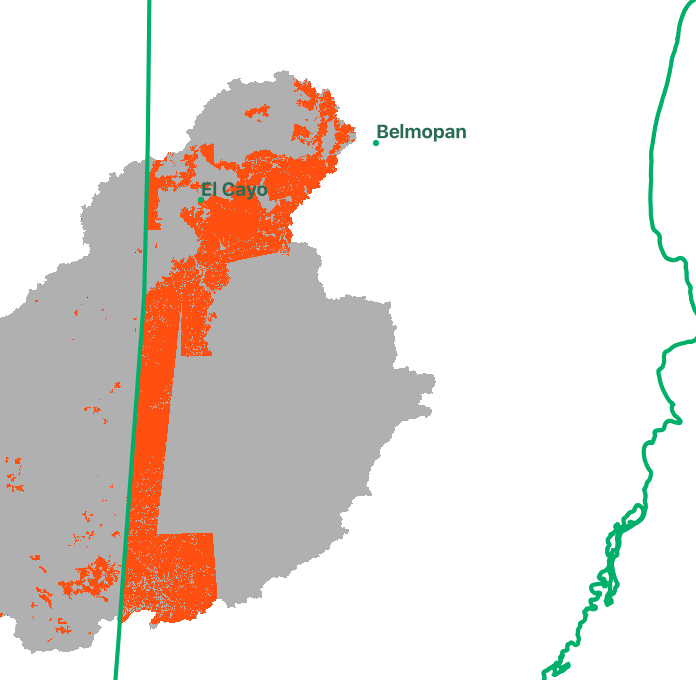
#> input picture scripts/scenarioStaticFigure/belizeAgriculture.png, 696 x 680 px
$ python scenarioFigure.py
#> lines starting #> are read from the running program, lines starting #| are printed output that depends on the picture
import matplotlib
import matplotlib.pyplot as plt
import matplotlib.image as mpimg
import matplotlib.cbook as cbook
import matplotlib.cm as cm
import matplotlib.gridspec as gridspec

import numpy as np

from matplotlib.collections import LineCollection
from matplotlib.ticker import MultipleLocator
from matplotlib.ticker import MaxNLocator
from collections import namedtuple


fig = plt.figure("Scenarios")
#plt.title("Scenarios", fontdict=fontTitle)
plt.axis('off')

#load the data
imgAg = mpimg.imread('belizeAgriculture.png')
#> imgAg is the input picture: shape (680, 696, 4) float32; mean R, G, B, A 0.899, 0.865, 0.844, 1
print(imgAg)
#> (printed output is left out)

imgMining = mpimg.imread('belizeMining.png')
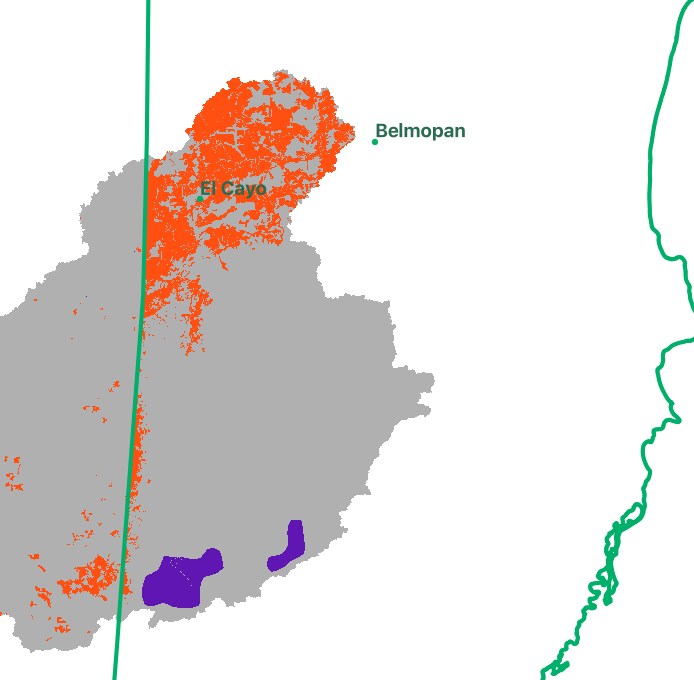
#> input picture scripts/scenarioStaticFigure/belizeMining.png, 694 x 680 px
#> imgMining is the input picture: shape (680, 694, 4) float32; mean R, G, B, A 0.889, 0.868, 0.857, 1
print(imgMining)
#> (printed output is left out)

imgTourism = mpimg.imread('belizeTourism.png')
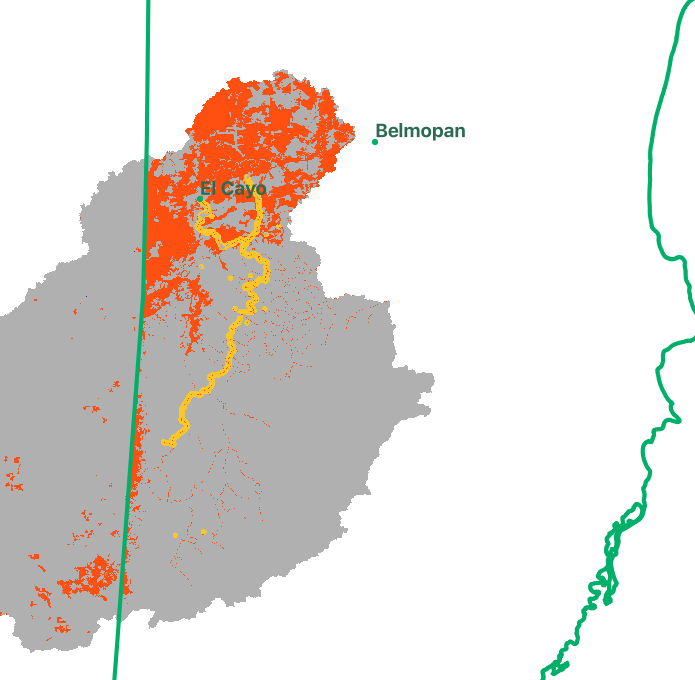
#> input picture scripts/scenarioStaticFigure/belizeTourism.png, 695 x 680 px
#> imgTourism is the input picture: shape (680, 695, 4) float32; mean R, G, B, A 0.894, 0.873, 0.853, 1
print(imgTourism)
#> (printed output is left out)

imgTimber = mpimg.imread('belizeTimber.png')
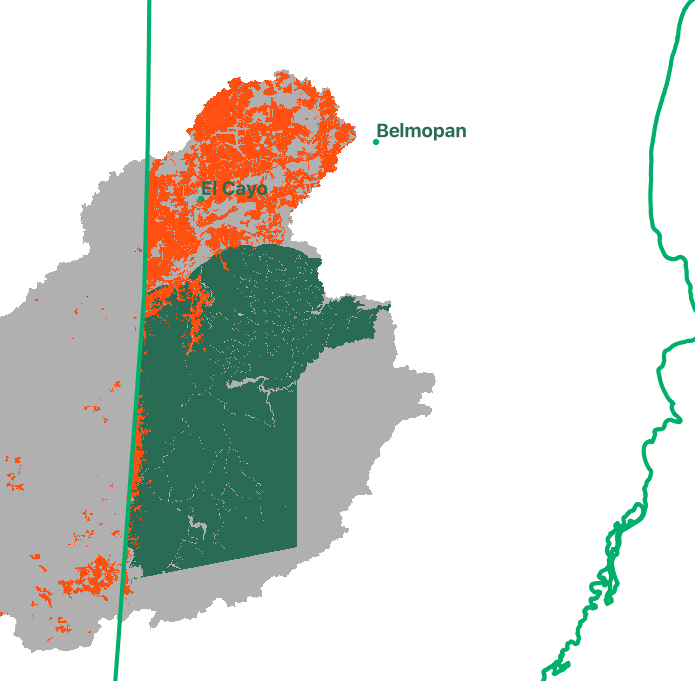
#> input picture scripts/scenarioStaticFigure/belizeTimber.png, 695 x 681 px
#> imgTimber is the input picture: shape (681, 695, 4) float32; mean R, G, B, A 0.837, 0.844, 0.819, 1
print(imgTimber)
#> (printed output is left out)

#> (the run stopped early here; a loop or call above may not have finished)
